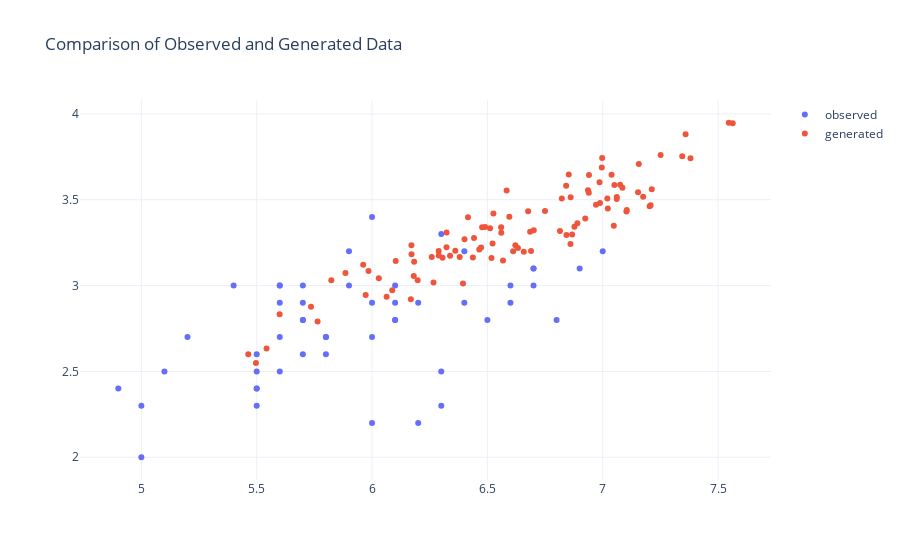

Notebook source saved alongside this figure:
### Code cell
IrisOps.compare_synth_data(raw_data, "versicolor", ("sepal_length", "sepal_width"))
